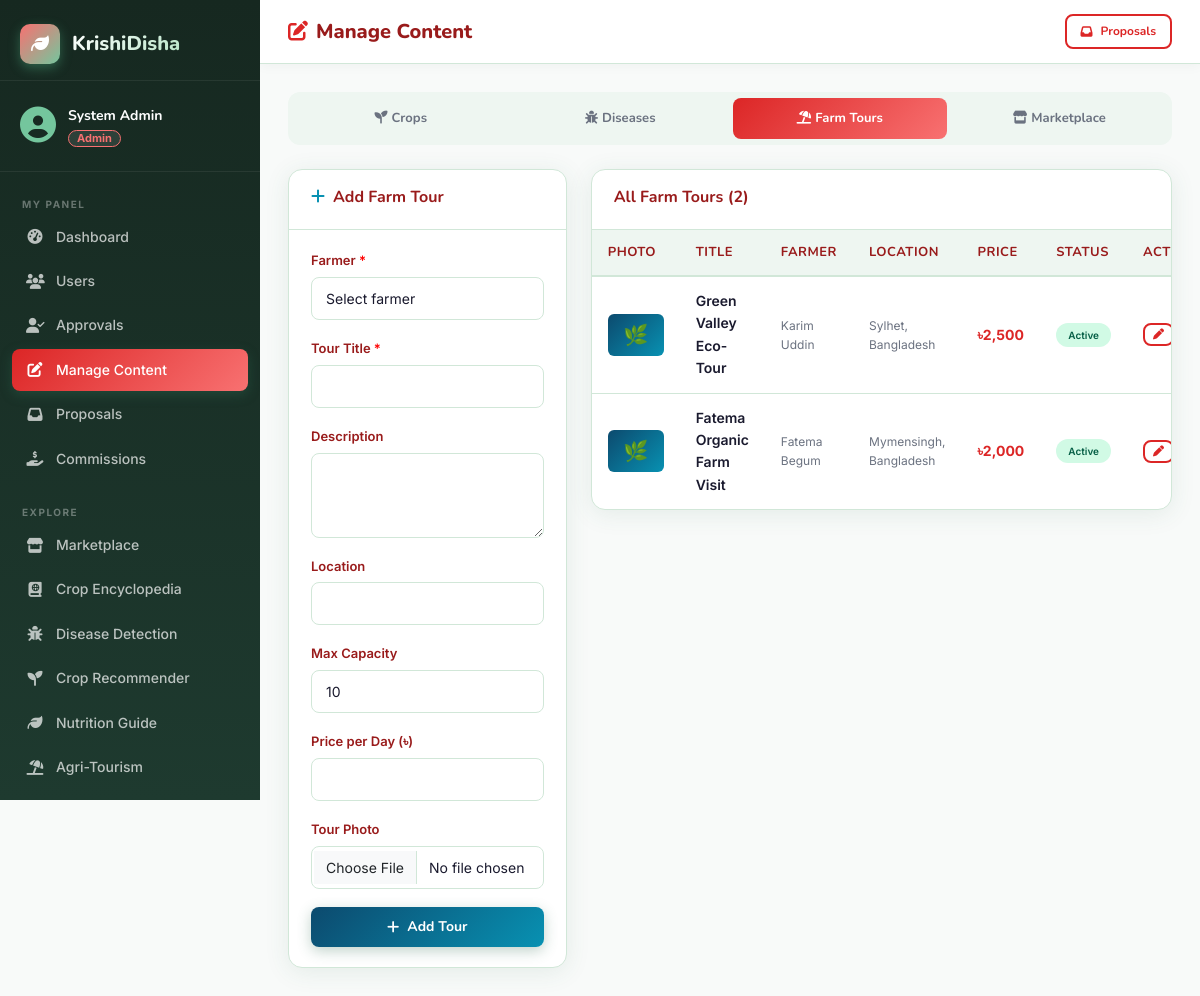
Page /admin/manage_content.php?tab=tours (signed in) on the committed database.
### tables this page shows
CREATE TABLE FARM_TOUR (
    id INT AUTO_INCREMENT PRIMARY KEY,
    farmer_id INT NOT NULL,
    title VARCHAR(200),
    description TEXT,
    location VARCHAR(255),
    capacity INT DEFAULT 10,
    price_per_day DECIMAL(10,2),
    image VARCHAR(255),
    status ENUM('active','inactive','pending') DEFAULT 'active',
    created_at TIMESTAMP DEFAULT CURRENT_TIMESTAMP,
    FOREIGN KEY (farmer_id) REFERENCES FARMER(id) ON DELETE CASCADE
);

CREATE TABLE USER (
    id INT AUTO_INCREMENT PRIMARY KEY,
    name VARCHAR(100) NOT NULL,
    email VARCHAR(150) NOT NULL UNIQUE,
    password_hash VARCHAR(255) NOT NULL,
    phone VARCHAR(20),
    role ENUM('admin','farmer','dealer','tourist','cook','expert','guide','general') NOT NULL,
    status ENUM('pending','approved','suspended') NOT NULL DEFAULT 'pending',
    email_verified TINYINT(1) NOT NULL DEFAULT 0,
    profile_image VARCHAR(255) DEFAULT 'assets/images/default_avatar.png',
    created_at TIMESTAMP DEFAULT CURRENT_TIMESTAMP
);

### admin/manage_content.php (the view, shortened to what this page needs)
<?php
require_once __DIR__ . '/../config/db.php';
$tab = $_GET['tab'] ?? 'crops';
if ($tab === 'tours') {
    $tours    = $pdo->query("SELECT ft.*,u.name as farmer_name FROM FARM_TOUR ft JOIN FARMER f ON ft.farmer_id=f.id JOIN USER u ON f.user_id=u.id ORDER BY ft.created_at DESC")->fetchAll();
    $edit_tour= null;
}
?>
<?php include __DIR__ . '/../includes/header.php'; ?>
<div class="layout-wrapper">
<?php include __DIR__ . '/../includes/sidebar.php'; ?>
<div class="main-content">
<div class="topbar">
    <div class="d-flex align-items-center gap-3">
        <div class="topbar-title"><i class="fa-solid fa-pen-to-square me-2" style="color:var(--primary);"></i>Manage Content</div>
    </div>
    <div class="topbar-actions">
        <a href="/KrishiDisha/admin/proposals.php" class="btn-kd btn-kd-outline" style="font-size:12px;padding:6px 14px;">
            <i class="fa-solid fa-inbox"></i> Proposals
        </a>
    </div>
</div>
<div class="page-body">
<div style="display:flex;gap:6px;margin-bottom:24px;background:var(--surface3);padding:6px;border-radius:12px;flex-wrap:wrap;">
    <?php
    $tabs = [
        'crops'       => ['fa-seedling',      'Crops'],
        'diseases'    => ['fa-bug',            'Diseases'],
        'tours'       => ['fa-umbrella-beach', 'Farm Tours'],
        'marketplace' => ['fa-store',          'Marketplace'],
    ];
    foreach ($tabs as $key => [$icon, $label]):
        $active = $tab === $key;
    ?>
    <a href="?tab=<?= $key ?>" style="flex:1;min-width:120px;text-align:center;padding:10px 14px;border-radius:8px;font-family:'Nunito',sans-serif;font-weight:700;font-size:13px;text-decoration:none;
        background:<?= $active ? 'linear-gradient(135deg,var(--primary),var(--primary-light))' : 'transparent' ?>;
        color:<?= $active ? '#fff' : 'var(--text-muted)' ?>;">
        <i class="fa-solid <?= $icon ?> me-1"></i><?= $label ?>
    </a>
    <?php endforeach; ?>
</div>
<?php if ($tab === 'tours'): ?>
<div class="row g-4">
    <div class="col-lg-4">
        <div class="card-kd">
            <div class="card-header-kd">
                <h5><i class="fa-solid <?= $edit_tour ? 'fa-pen' : 'fa-plus' ?> me-2" style="color:#0891b2;"></i><?= $edit_tour ? 'Edit Tour' : 'Add Farm Tour' ?></h5>
            </div>
            <div class="card-body-kd">
                <form method="POST" enctype="multipart/form-data" class="form-kd">
                    <?php if (!$edit_tour): ?>
                    <div class="form-group"><label>Farmer <span style="color:red">*</span></label>
                        <select name="farmer_id" class="form-control" required>
                            <option value="">Select farmer</option>
                        </select>
                    </div>
                    <?php endif; ?>
                    <div class="form-group"><label>Tour Title <span style="color:red">*</span></label><input type="text" name="title" class="form-control" value="<?= htmlspecialchars($edit_tour['title']??'') ?>" required></div>
                    <div class="form-group"><label>Description</label><textarea name="description" class="form-control" rows="3"><?= htmlspecialchars($edit_tour['description']??'') ?></textarea></div>
                    <div class="form-group"><label>Location</label><input type="text" name="location" class="form-control" value="<?= htmlspecialchars($edit_tour['location']??'') ?>"></div>
                    <div class="form-group"><label>Max Capacity</label><input type="number" name="capacity" class="form-control" value="<?= $edit_tour['capacity']??10 ?>" min="1"></div>
                    <div class="form-group"><label>Price per Day (৳)</label><input type="number" name="price_per_day" step="50" class="form-control" value="<?= $edit_tour['price_per_day']??'' ?>"></div>
                    <div class="form-group">
                        <label>Tour Photo</label>
                        <input type="file" name="tour_image" class="form-control" accept="image/*">
                    </div>
                    <button type="submit" name="<?= $edit_tour ? 'edit_tour' : 'add_tour' ?>" class="btn-kd btn-kd-primary w-100 justify-content-center" style="background:linear-gradient(135deg,#0c4a6e,#0891b2);">
                        <i class="fa-solid <?= $edit_tour ? 'fa-save' : 'fa-plus' ?>"></i> <?= $edit_tour ? 'Save Changes' : 'Add Tour' ?>
                    </button>
                </form>
            </div>
        </div>
    </div>
    <div class="col-lg-8">
        <div class="card-kd">
            <div class="card-header-kd"><h5>All Farm Tours (<?= count($tours) ?>)</h5></div>
            <div class="card-body-kd p-0">
                <table class="table-kd">
                    <thead><tr><th>Photo</th><th>Title</th><th>Farmer</th><th>Location</th><th>Price</th><th>Status</th><th>Actions</th></tr></thead>
                    <tbody>
                    <?php foreach ($tours as $t): ?>
                    <tr>
                        <td>
                            <?php if (!empty($t['image']) && file_exists(__DIR__.'/../'.$t['image'])): ?>
                            <img src="/KrishiDisha/<?= htmlspecialchars($t['image']) ?>" style="width:56px;height:42px;object-fit:cover;border-radius:6px;">
                            <?php else: ?>
                            <div style="width:56px;height:42px;background:linear-gradient(135deg,#0c4a6e,#0891b2);border-radius:6px;display:flex;align-items:center;justify-content:center;font-size:20px;">🌿</div>
                            <?php endif; ?>
                        </td>
                        <td style="font-weight:600;"><?= htmlspecialchars($t['title']) ?></td>
                        <td style="font-size:12px;color:var(--text-muted);"><?= htmlspecialchars($t['farmer_name']) ?></td>
                        <td style="font-size:12px;color:var(--text-muted);"><?= htmlspecialchars($t['location']) ?></td>
                        <td style="font-weight:700;color:var(--primary);">৳<?= number_format($t['price_per_day']) ?></td>
                        <td>
                            <?php $sc=['active'=>'badge-success','inactive'=>'badge-muted','pending'=>'badge-warning']; ?>
                            <span class="badge-kd <?= $sc[$t['status']]??'badge-muted' ?>" style="font-size:10px;"><?= ucfirst($t['status']) ?></span>
                        </td>
                        <td>
                            <div style="display:flex;gap:4px;">
                                <a href="?tab=tours&edit=<?= $t['id'] ?>" class="btn-kd btn-kd-outline" style="padding:4px 8px;font-size:11px;"><i class="fa-solid fa-pen"></i></a>
                            </div>
                        </td>
                    </tr>
                    <?php endforeach; ?>
                    </tbody>
                </table>
            </div>
        </div>
    </div>
</div>
<?php endif; ?>
</div>
</div>
</div>
<?php include __DIR__ . '/../includes/footer.php'; ?>

### assets/css/style.css (style rules this page uses)
:root { --primary: #2d6a4f; --primary-light: #52b788; --primary-dark: #1b4332; --accent: #74c69d; --accent2: #b7e4c7; --accent3: #d8f3dc; --gold: #f4a261; --gold-light: #ffd166; --danger: #e63946; --warning: #f4a261; --info: #4895ef; --dark: #0d1b14; --dark2: #162820; --dark3: #1e3a2f; --surface: #ffffff; --surface2: #f8faf9; --surface3: #eef6f1; --text: #1a1a2e; --text-muted: #6b7280; --border: #d1e7d8; --sidebar-w: 260px; --radius: 14px; --radius-sm: 8px; --shadow: 0 4px 24px rgba(45,106,79,0.10); --shadow-lg: 0 8px 40px rgba(45,106,79,0.18); --transition: 0.25s cubic-bezier(0.4,0,0.2,1); }
*, *::before, *::after { box-sizing: border-box; margin: 0; padding: 0; }
html { scroll-behavior: smooth; }
body { font-family: 'Inter', sans-serif; font-size: 15px; color: var(--text); background: var(--surface2); line-height: 1.6; }
h1,h2,h3,h4,h5,h6 { font-family: 'Nunito', sans-serif; font-weight: 700; }
a { text-decoration: none; color: inherit; }
.layout-wrapper { display: flex; min-height: 100vh; }
.main-content { margin-left: var(--sidebar-w); flex: 1; display: flex; flex-direction: column; min-height: 100vh; }
.topbar { background: var(--surface); border-bottom: 1px solid var(--border); padding: 14px 28px; display: flex; align-items: center; justify-content: space-between; position: sticky; top: 0; z-index: 100; box-shadow: 0 2px 12px rgba(0,0,0,0.04); }
.topbar-title { font-family: 'Nunito', sans-serif; font-size: 20px; font-weight: 800; color: var(--primary-dark); }
.topbar-title i { color: var(--primary) !important; }
.topbar-actions { display: flex; align-items: center; gap: 12px; }
.page-body { padding: 28px; flex: 1; }
.card-kd { background: var(--surface); border: 1px solid var(--border); border-radius: var(--radius); box-shadow: var(--shadow); transition: transform var(--transition), box-shadow var(--transition); overflow: hidden; }
.card-kd .card-header-kd { padding: 18px 22px 14px; border-bottom: 1px solid var(--border); display: flex; align-items: center; justify-content: space-between; }
.card-kd .card-header-kd h5 { font-size: 16px; font-weight: 700; color: var(--primary-dark); }
.card-kd .card-body-kd { padding: 20px 22px; }
.btn-kd { display: inline-flex; align-items: center; gap: 8px; padding: 9px 20px; border-radius: var(--radius-sm); font-family: 'Nunito', sans-serif; font-weight: 700; font-size: 14px; border: none; cursor: pointer; transition: all var(--transition); text-decoration: none; }
.btn-kd-primary { background: linear-gradient(135deg, var(--primary), var(--primary-light)); color: #fff; box-shadow: 0 4px 14px rgba(45,106,79,0.3); }
.btn-kd-outline { background: transparent; border: 2px solid var(--primary); color: var(--primary); }
.table-kd { width: 100%; border-collapse: collapse; }
.table-kd thead th { background: var(--surface3); color: var(--primary-dark); font-family: 'Nunito', sans-serif; font-weight: 700; font-size: 13px; letter-spacing: 0.5px; text-transform: uppercase; padding: 12px 16px; border-bottom: 2px solid var(--border); }
.table-kd tbody td { padding: 13px 16px; border-bottom: 1px solid var(--border); font-size: 14px; vertical-align: middle; transition: background var(--transition); }
.table-kd tbody tr:last-child td { border-bottom: none; }
.badge-kd { display: inline-flex; align-items: center; gap: 5px; padding: 4px 12px; border-radius: 20px; font-size: 12px; font-weight: 600; }
.badge-success { background: #d1fae5; color: #065f46; }
.form-kd .form-group { margin-bottom: 18px; }
.form-kd label { display: block; font-weight: 600; font-size: 13px; color: var(--primary-dark); margin-bottom: 6px; }
.form-kd .form-control { width: 100%; padding: 10px 14px; border: 1.5px solid var(--border); border-radius: var(--radius-sm); font-family: 'Inter', sans-serif; font-size: 14px; background: var(--surface); color: var(--text); transition: border-color var(--transition), box-shadow var(--transition); outline: none; }
.form-kd select.form-control { cursor: pointer; }

### rows in the picture
farm_tour: title "Green Valley Eco-Tour", user.name "Karim Uddin", location "Sylhet, Bangladesh", price_per_day "2,500", status "Active"
farm_tour: title "Fatema Organic Farm Visit", user.name "Fatema Begum", location "Mymensingh, Bangladesh", price_per_day "2,000", status "Active"

### other values in the picture
$userName "System Admin"
$role "Admin"
$item['label'] "Dashboard"
$item['label'] "Users"
$item['label'] "Approvals"
$item['label'] "Manage Content"
$item['label'] "Proposals"
$item['label'] "Commissions"
$item['label'] "Marketplace"
$item['label'] "Crop Encyclopedia"
$item['label'] "Disease Detection"
$item['label'] "Crop Recommender"
$item['label'] "Nutrition Guide"
$item['label'] "Agri-Tourism"
$label "Crops"
